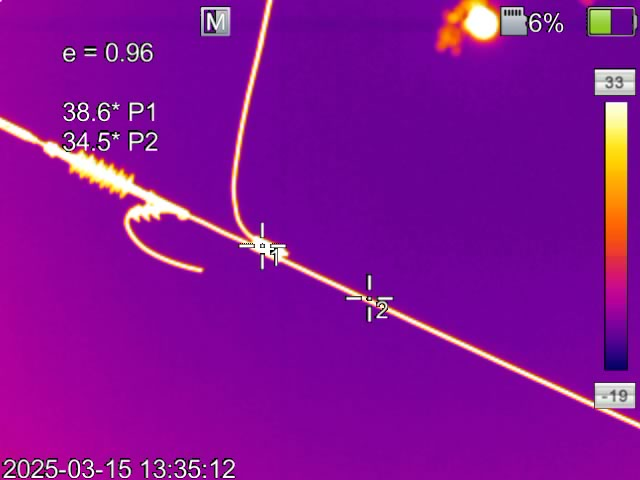
#> input picture 20250315-133514-016.jpg, 640 x 480 px
$ python -i thermal_core.py   (imports and definitions only)
#> lines starting #> are read from the running program, lines starting #| are printed output that depends on the picture; after the words box and inside, x2 and y2 are one past the last pixel; in counts of white or black regions, pixels touching at a corner belong together
"""
thermal_core.py - improved temperature extraction for Appcure.py

Drop-in replacement for extract_scale_temperatures_ocr() and
predict_temperature(). Key changes:

1. Finds the colour bar in the image instead of guessing crop areas.
2. OCRs only the top and bottom labels of that bar (digits only).
3. Votes across several preprocessing variants; rejects implausible reads.
4. Maps every pixel to a temperature using the bar's own palette, so the
   app can report the true hottest spot, not just the scale limits.
5. Removes the hard-coded 7.2 / 39.5 fallback and returns a confidence
   flag so unreliable results are never silently saved as fact.
"""

import re
from collections import Counter

import cv2
import numpy as np
import pytesseract

NUM_RE = re.compile(r"(?<!\d)(-?\d{1,3}(?:\.\d{1,2})?)(?!\d)")
MIN_PLAUSIBLE, MAX_PLAUSIBLE = -80.0, 150.0


# ------------------------------------------------------------
# 1. Locate the colour bar
# ------------------------------------------------------------
# [50 lines left out: function _find_colorbar_gradient, not called in this run]


def find_colorbar(rgb):
    """
    Edge method first (works when the bar sits against a smooth
    background gradient or at the image border), then the gradient
    method.
    """
    bar = _find_colorbar_edges(rgb)
    if bar is not None:
        return refine_bar_ends(rgb, bar)
    return _find_colorbar_gradient(rgb)


def _find_colorbar_edges(rgb):
    """
    The bar has a sharp vertical left edge that runs for the bar's whole
    height; smooth scene gradients and thin wires do not. Find that edge,
    then take the bar from just inside it to the next strong edge or the
    image border. Returns (x1, y1, x2, y2) or None.
    """
    h, w = rgb.shape[:2]
#> h = 480; w = 640
    x_start = int(w * 0.65)
#> x_start = 416
    lab = cv2.cvtColor(rgb[:, x_start:], cv2.COLOR_RGB2LAB).astype(np.float32)
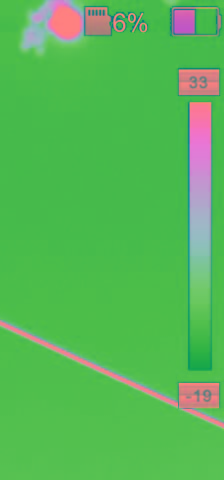
#> lab: shape (480, 224, 3) float32; mean R, G, B 87, 183.5, 85.9
    lab = cv2.GaussianBlur(lab, (0, 0), 0.8)
    wp = lab.shape[1]
#> wp = 224

    d = np.linalg.norm(lab[:, :wp - 2] - lab[:, 2:], axis=2)   # (h, wp-2)
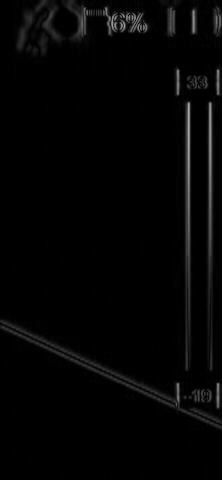
#> d: shape (480, 222) float32; min 0, max 168.3, mean 4.7
    strong = d > 20
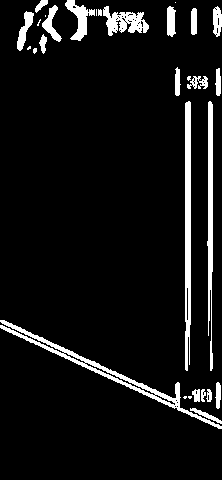
#> strong: shape (480, 222) bool; 7.4% white; 30 white regions (9 under 20 px), largest, box (x1, y1, x2, y2) and area: (0, 320, 222, 429) 1748, (185, 101, 191, 371) 1487, (207, 101, 213, 371) 1131
    edge_len = strong.sum(axis=0)
#> edge_len = 222 values, max 285 at index 211, min 4 at index 181, mean 35.43
    need = int(h * 0.12)
#> need = 57
    cand = np.where(edge_len >= need)[0]
#> cand = 17 values from 185 to 220
    if cand.size == 0:
        return None

    # Edge groups = left / right borders of the bar. If the bar sits
    # inside the image there are two groups close together; if it touches
    # the image border only its left edge exists.
    groups = np.split(cand, np.where(np.diff(cand) > 3)[0] + 1)
#> groups = [[185, 186, 187, 188, 189, 190], [195], [208, 209, 210, 211, 212], [216, 217, 218, 219, 220]]
    best = max(int(edge_len[g].max()) for g in groups)
#> best = 285
    # keep only edges nearly as long as the strongest (drops weak texture)
    groups = [g for g in groups if edge_len[g].max() >= 0.5 * best]
#> groups = [[185, 186, 187, 188, 189, 190], [208, 209, 210, 211, 212]]

    def peak(g):
        return int(g[np.argmax(edge_len[g])])

    right_edge = None
    if len(groups) >= 2:
        gl, gr = peak(groups[-2]), peak(groups[-1])
#> gl = 189; gr = 211
        if 4 <= gr - gl <= w * 0.12:
            left, right_edge = gl, gr
#> left = 189; right_edge = 211
    if right_edge is None:
        left = peak(groups[-1])

    x1 = x_start + left + 3
#> x1 = 608
    x2 = (x_start + right_edge - 1) if right_edge is not None else (w - 3)
#> x2 = 626
    if x2 - x1 < 3 or (x2 - x1) > w * 0.12:
        return None

    # Vertical extent: rows where the left edge is strong AND the bar
    # columns are horizontally uniform (excludes label text that overlaps
    # the bar's columns). Gaps up to 60 rows are bridged because the cold
    # end of the bar can look like the background for a while.
    cx1, cx2 = x1 - x_start, x2 - x_start
#> cx1 = 192; cx2 = 210
    block = lab[:, cx1:cx2 + 1]
    row_dev = np.linalg.norm(block - block.mean(axis=1, keepdims=True), axis=2)
    row_dev = row_dev.mean(axis=1)
#> row_dev = 480 values, max 67.23 at index 418, min 0.24 at index 98, mean 8.73
    ok_rows = strong[:, left] & (row_dev < 8)
    rows = np.where(ok_rows)[0]
#> rows = 264 values from 101 to 364
    if rows.size == 0:
        return None
    seg = np.split(rows, np.where(np.diff(rows) > 60)[0] + 1)
#> seg = 1 item
    seg = max(seg, key=len)
#> seg = 264 values from 101 to 364
    if (seg[-1] - seg[0]) < need:
        return None
    y1, y2 = int(seg[0]) + 2, int(seg[-1]) - 1
#> y1 = 103; y2 = 363
#> in find_colorbar, `bar = _find_colorbar_edges(rgb)`: bar = (608, 103, 626, 363)
    return x1, y1, x2, y2


def refine_bar_ends(rgb, bar):
    """
    The bar's colours change smoothly row to row, then jump where the bar
    ends. Use that jump to correct y1 / y2 (the edge method can stop short
    where the cold end of the bar resembles the background).
    """
#> called with bar = (608, 103, 626, 363)
    x1, y1, x2, y2 = bar
#> x1 = 608; y1 = 103; x2 = 626; y2 = 363
    h = rgb.shape[0]
#> h = 480
    c = (x1 + x2) // 2
#> c = 617
    col = cv2.cvtColor(
        rgb[:, max(0, c - 1):c + 2].astype(np.uint8), cv2.COLOR_RGB2LAB
    ).astype(np.float32).mean(axis=1)                    # (h, 3)
#> col = 480 rows, first 8: [69, 185.7, 74.33], [69, 185.7, 74.33], [71, 187, 74.33], [73, 188.7, 74], [77, 190.7, 72.33], [69.67, 183.7, 78.33], [15.67, 157, 98.33], [173, 155.3, 100.3]
    step = np.linalg.norm(np.diff(col, axis=0), axis=1)   # len h-1
#> step = 479 values, max 193.9 at index 382, min 0 at index 0, mean 7.48
    inner = step[y1 + 8:max(y1 + 9, y2 - 8)]
#> inner = 244 values, max 7.41 at index 144, min 0 at index 35, mean 1.7
    if inner.size == 0:
        return bar
    thr = max(6.0, 4.0 * float(np.median(inner)))
#> thr = 6.67

    new_y2 = y2
#> new_y2 = 363
    for y in range(max(y1 + 20, y2 - 10), min(h - 2, y2 + 90)):
        if step[y] > thr:
            new_y2 = y
            break
    new_y1 = y1
#> new_y1 = 103
    for y in range(y1 + 10, max(0, y1 - 45), -1):
        if step[y] > thr:
            new_y1 = y + 1
            break
    if new_y2 - new_y1 < 0.12 * h:
        return bar
    return x1, new_y1, x2, new_y2


# [26 lines left out: function read_palette, not called in this run]


# ------------------------------------------------------------
# 2. OCR the bar labels
# ------------------------------------------------------------
_TOKEN = re.compile(r"-?\d+\.?\d*")


# [331 lines left out: functions _normalise_token, _ocr_numbers, _vote, read_scale_limits, pixel_temperature_map, region_stats and 6 more, not called in this run]

>>> import cv2
>>> picture = cv2.cvtColor(cv2.imread('20250315-133514-016.jpg'), cv2.COLOR_BGR2RGB)
>>> result = find_colorbar(picture)
#> result = (608, 105, 626, 367)

$ run again, on 20251111-112915-003.jpg
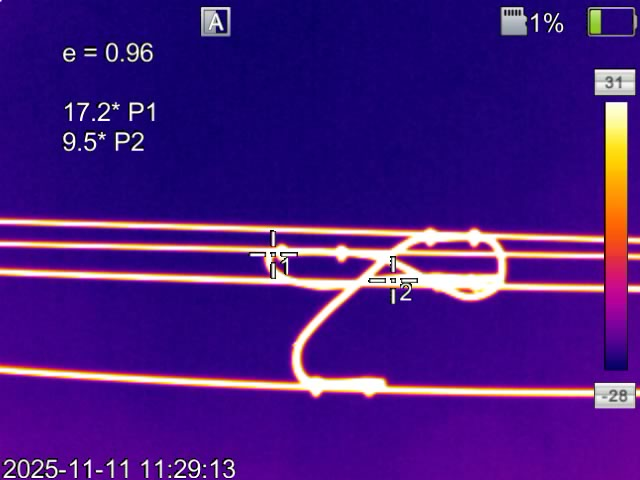
#> input picture 20251111-112915-003.jpg, 640 x 480 px
#> in _find_colorbar_edges, `strong = d > 20`:
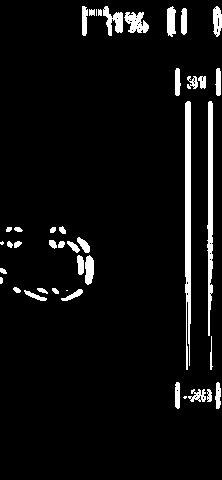
#> strong: shape (480, 222) bool; 5.6% white; 42 white regions (5 under 20 px), largest, box (x1, y1, x2, y2) and area: (185, 101, 191, 370) 1402, (207, 101, 213, 336) 1041, (124, 12, 149, 33) 332
#> edge_len = 222 values, max 294 at index 186, min 0 at index 23, mean 26.99
#> cand = 18 values from 82 to 220
#> in _find_colorbar_edges, `groups = np.split(cand, np.where(np.diff(cand) > 3)[0] + 1)`: groups = [[82], [86], [185, 186, 187, 188, 189, 190], [208, 209, 210, 211, 212], [216, 217, 218, 219, 220]]
#> best = 294
#> in _find_colorbar_edges, `groups = [g for g in groups if edge_len[g].max() >= 0.5 * best]`: groups = [[185, 186, 187, 188, 189, 190], [208, 209, 210, 211, 212]]
#> gl = 186; gr = 209
#> left = 186; right_edge = 209
#> in _find_colorbar_edges, `x1 = x_start + left + 3`: x1 = 605
#> in _find_colorbar_edges, `x2 = (x_start + right_edge - 1) if right_edge is not None else (w - 3)`: x2 = 624
#> cx1 = 189; cx2 = 208
#> in _find_colorbar_edges, `row_dev = np.linalg.norm(block - block.mean(axis=1, keepdims=True), ax..`:
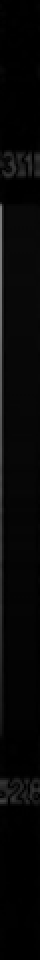
#> row_dev: shape (480, 20) float32 (shown 2 times larger); min 0.0256, max 126.4, mean 7.7
#> in _find_colorbar_edges, `row_dev = row_dev.mean(axis=1)`: row_dev = 480 values, max 32.56 at index 400, min 0.436 at index 422, mean 7.67
#> rows = 105 values from 9 to 369
#> in _find_colorbar_edges, `seg = np.split(rows, np.where(np.diff(rows) > 60)[0] + 1)`: seg = 2 items
#> in _find_colorbar_edges, `seg = max(seg, key=len)`: seg = 81 values from 281 to 369
#> in _find_colorbar_edges, `y1, y2 = int(seg[0]) + 2, int(seg[-1]) - 1`: y1 = 283; y2 = 368
#> bar = (605, 283, 624, 368)
#> in refine_bar_ends, `x1, y1, x2, y2 = bar`: x1 = 605; y1 = 283; x2 = 624; y2 = 368
#> c = 614
#> col = 480 rows, first 8: [36, 172, 71], [33.67, 173.7, 70.33], [35, 173, 70], [34.33, 174, 69], [34.33, 173.7, 70], [26.67, 166, 79.67], [7, 143.7, 104.3], [173.7, 144, 107]
#> step = 479 values, max 192.5 at index 382, min 0 at index 18, mean 6.83
#> inner = 69 values, max 5.74 at index 28, min 0 at index 9, mean 1.67
#> thr = 6
#> in refine_bar_ends, `new_y2 = y2`: new_y2 = 368
#> in refine_bar_ends, `new_y1 = y1`: new_y1 = 283
#> result = (605, 256, 624, 369)

$ run again, on 20251111-114541-001.jpg
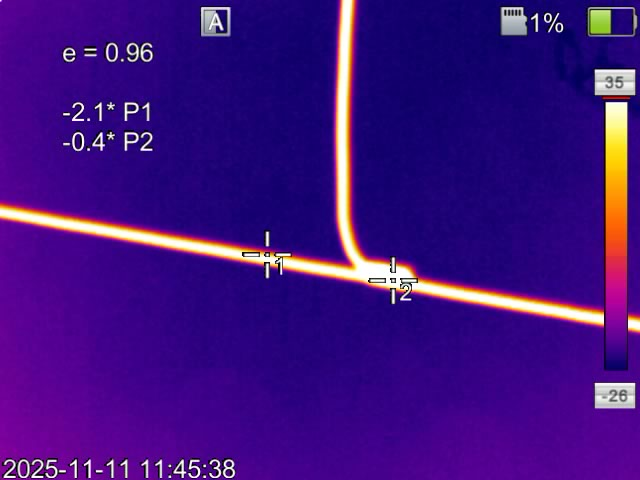
#> input picture 20251111-114541-001.jpg, 640 x 480 px
#> in _find_colorbar_edges, `lab = cv2.cvtColor(rgb[:, x_start:], cv2.COLOR_RGB2LAB).astype(np.floa..`:
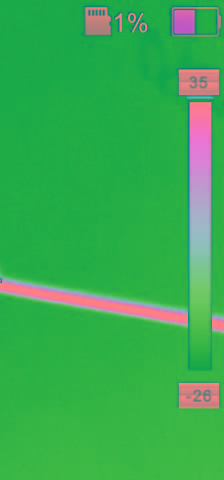
#> lab: shape (480, 224, 3) float32; mean R, G, B 56.4, 171.9, 80.4
#> in _find_colorbar_edges, `strong = d > 20`:
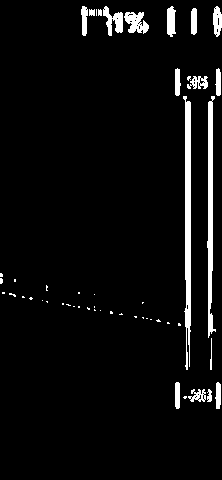
#> strong: shape (480, 222) bool; 4.8% white; 51 white regions (33 under 20 px), largest, box (x1, y1, x2, y2) and area: (183, 96, 191, 370) 1461, (207, 96, 216, 338) 1135, (124, 12, 149, 34) 339
#> edge_len = 222 values, max 275 at index 189, min 0 at index 5, mean 23.2
#> cand = 17 values from 178 to 220
#> in _find_colorbar_edges, `groups = np.split(cand, np.where(np.diff(cand) > 3)[0] + 1)`: groups = [[178], [185, 186, 187, 188, 189, 190], [208, 209, 210, 211, 212], [216, 217, 218, 219, 220]]
#> best = 275
#> in _find_colorbar_edges, `groups = [g for g in groups if edge_len[g].max() >= 0.5 * best]`: groups = [[185, 186, 187, 188, 189, 190], [208, 209, 210, 211, 212]]
#> gl = 189; gr = 211
#> left = 189; right_edge = 211
#> in _find_colorbar_edges, `x1 = x_start + left + 3`: x1 = 608
#> in _find_colorbar_edges, `x2 = (x_start + right_edge - 1) if right_edge is not None else (w - 3)`: x2 = 626
#> cx1 = 192; cx2 = 210
#> row_dev = 480 values, max 52.26 at index 17, min 0.349 at index 424, mean 7.52
#> rows = 266 values from 101 to 366
#> in _find_colorbar_edges, `seg = np.split(rows, np.where(np.diff(rows) > 60)[0] + 1)`: seg = 1 item
#> in _find_colorbar_edges, `seg = max(seg, key=len)`: seg = 266 values from 101 to 366
#> in _find_colorbar_edges, `y1, y2 = int(seg[0]) + 2, int(seg[-1]) - 1`: y1 = 103; y2 = 365
#> bar = (608, 103, 626, 365)
#> in refine_bar_ends, `x1, y1, x2, y2 = bar`: x1 = 608; y1 = 103; x2 = 626; y2 = 365
#> c = 617
#> col = 480 rows, first 8: [35, 171.3, 71], [33, 171.7, 71.33], [32.33, 172.3, 70.67], [32.67, 172.7, 69.67], [34.33, 173.7, 68.67], [27.67, 167.7, 76.67], [8.33, 148.3, 98.33], [174.7, 144, 103.3]
#> step = 479 values, max 195.9 at index 382, min 0 at index 146, mean 7.58
#> inner = 246 values, max 7.41 at index 144, min 0 at index 35, mean 1.73
#> thr = 6.67
#> in refine_bar_ends, `new_y2 = y2`: new_y2 = 365
#> in refine_bar_ends, `new_y1 = y1`: new_y1 = 103
#> result = (608, 104, 626, 367)

$ run again, on 20251111-114605-002.jpg
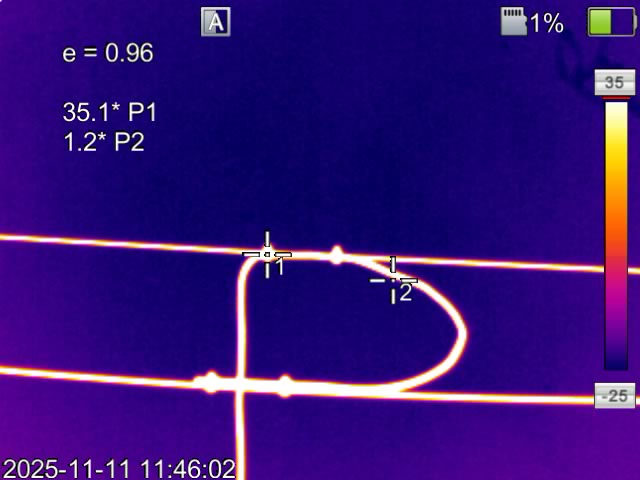
#> input picture 20251111-114605-002.jpg, 640 x 480 px
#> in _find_colorbar_edges, `lab = cv2.cvtColor(rgb[:, x_start:], cv2.COLOR_RGB2LAB).astype(np.floa..`:
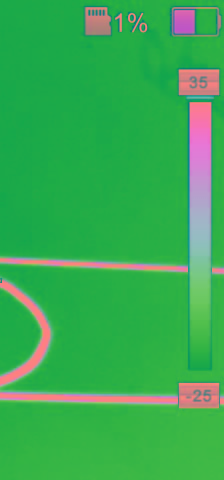
#> lab: shape (480, 224, 3) float32; mean R, G, B 56.9, 170.7, 81.4
#> in _find_colorbar_edges, `strong = d > 20`:
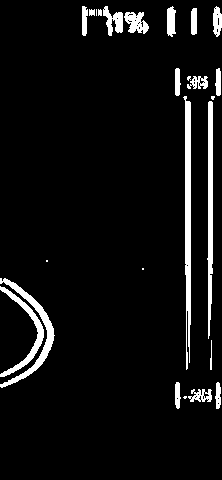
#> strong: shape (480, 222) bool; 6.1% white; 25 white regions (6 under 20 px), largest, box (x1, y1, x2, y2) and area: (183, 96, 191, 370) 1412, (207, 101, 213, 339) 1062, (0, 278, 55, 388) 938
#> edge_len = 222 values, max 274 at index 186, min 0 at index 55, mean 29.4
#> cand = [185, 186, 187, 188, 189, 190, 208, 209, 210, 211, 212, 216, 217, 218, 219, 220]
#> in _find_colorbar_edges, `groups = np.split(cand, np.where(np.diff(cand) > 3)[0] + 1)`: groups = [[185, 186, 187, 188, 189, 190], [208, 209, 210, 211, 212], [216, 217, 218, 219, 220]]
#> best = 274
#> in _find_colorbar_edges, `groups = [g for g in groups if edge_len[g].max() >= 0.5 * best]`: groups = [[185, 186, 187, 188, 189, 190], [208, 209, 210, 211, 212]]
#> gl = 186; gr = 208
#> left = 186; right_edge = 208
#> in _find_colorbar_edges, `x1 = x_start + left + 3`: x1 = 605
#> in _find_colorbar_edges, `x2 = (x_start + right_edge - 1) if right_edge is not None else (w - 3)`: x2 = 623
#> cx1 = 189; cx2 = 207
#> row_dev = 480 values, max 85.56 at index 17, min 0.43 at index 473, mean 12.19
#> rows = 85 values from 96 to 369
#> in _find_colorbar_edges, `seg = np.split(rows, np.where(np.diff(rows) > 60)[0] + 1)`: seg = 2 items
#> in _find_colorbar_edges, `seg = max(seg, key=len)`: seg = 81 values from 264 to 369
#> in _find_colorbar_edges, `y1, y2 = int(seg[0]) + 2, int(seg[-1]) - 1`: y1 = 266; y2 = 368
#> bar = (605, 266, 623, 368)
#> in refine_bar_ends, `x1, y1, x2, y2 = bar`: x1 = 605; y1 = 266; x2 = 623; y2 = 368
#> c = 614
#> col = 480 rows, first 8: [43, 175, 74.33], [42, 175, 73.67], [43, 174.7, 73.33], [43.67, 175.7, 71], [44.33, 177.7, 67.33], [36.33, 172, 74.67], [12, 154, 96.33], [174, 147.7, 102.7]
#> step = 479 values, max 196.9 at index 382, min 0 at index 18, mean 7.35
#> inner = 86 values, max 5.74 at index 45, min 0 at index 26, mean 1.72
#> thr = 6.25
#> in refine_bar_ends, `new_y2 = y2`: new_y2 = 368
#> in refine_bar_ends, `new_y1 = y1`: new_y1 = 266
#> result = (605, 256, 623, 367)
